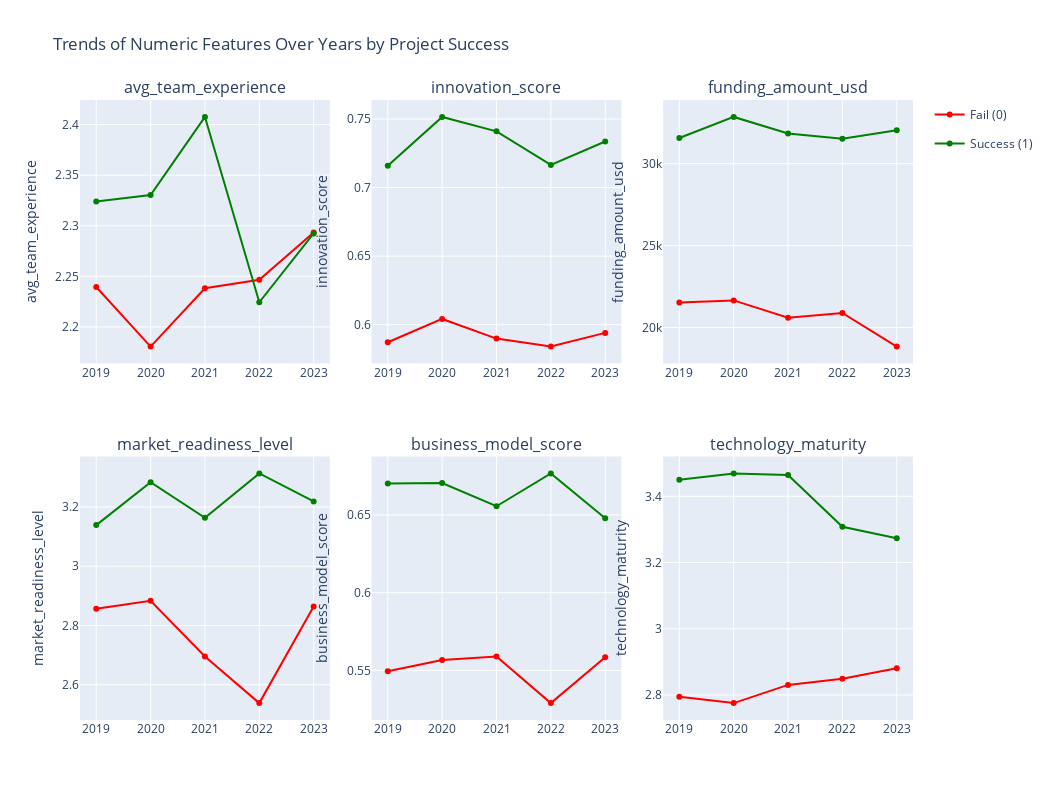

The notebook cell saved with this chart:
### Code cell
numeric_vars = [ 'avg_team_experience', 'innovation_score', 'funding_amount_usd',
                 'market_readiness_level','business_model_score','technology_maturity' ]

cols_per_row = 3
rows = (len(numeric_vars) + cols_per_row - 1) // cols_per_row  # Calculate rows

fig = make_subplots(
    rows=rows, cols=cols_per_row,
    subplot_titles=numeric_vars,
    horizontal_spacing=0.05, vertical_spacing=0.15
)

status_properties = {
    0: {'name': 'Fail (0)', 'color': 'red'}, 
    1: {'name': 'Success (1)', 'color': 'green'}  
}


for i, col in enumerate(numeric_vars):
    avg_df = df.groupby(['year', 'success_label'], as_index=False)[col].mean()

    row = (i // cols_per_row) + 1  
    col_pos = (i % cols_per_row) + 1

    for success_label, properties in status_properties.items():
        show_legend = (i == 0 and success_label == 0) or (i == 0 and success_label == 1)
        
        fig.add_trace(
            go.Scatter(
                x=avg_df[avg_df['success_label'] == success_label]['year'],
                y=avg_df[avg_df['success_label'] == success_label][col],
                mode='lines+markers',
                name=properties['name'],
                line=dict(color=properties['color']),
                legendgroup=properties['name'],  
                showlegend=show_legend  
            ),
            row=row, col=col_pos
        )

    fig.update_yaxes(title_text=col, row=row, col=col_pos)

fig.update_layout(
    height=400 * rows, 
    width=350 * cols_per_row, 
    title_text='Trends of Numeric Features Over Years by Project Success',
    showlegend=True,  
)

fig.show()

### Figure 1 — Plotly figure (JSON) as saved in the notebook; plotly's stock layout.template omitted (floating-point values rounded to 4 significant figures)
{"data": [{"legendgroup": "Fail (0)", "line": {"color": "red"}, "mode": "lines+markers", "name": "Fail (0)", "showlegend": true, "type": "scatter", "x": [2019, 2020, 2021, 2022, 2023], "xaxis": "x", "y": [2.239, 2.181, 2.238, 2.247, 2.293], "yaxis": "y"}, {"legendgroup": "Success (1)", "line": {"color": "green"}, "mode": "lines+markers", "name": "Success (1)", "showlegend": true, "type": "scatter", "x": [2019, 2020, 2021, 2022, 2023], "xaxis": "x", "y": [2.324, 2.33, 2.408, 2.224, 2.292], "yaxis": "y"}, {"legendgroup": "Fail (0)", "line": {"color": "red"}, "mode": "lines+markers", "name": "Fail (0)", "showlegend": false, "type": "scatter", "x": [2019, 2020, 2021, 2022, 2023], "xaxis": "x2", "y": [0.5871, 0.6042, 0.5898, 0.584, 0.594], "yaxis": "y2"}, {"legendgroup": "Success (1)", "line": {"color": "green"}, "mode": "lines+markers", "name": "Success (1)", "showlegend": false, "type": "scatter", "x": [2019, 2020, 2021, 2022, 2023], "xaxis": "x2", "y": [0.7159, 0.7515, 0.741, 0.7165, 0.7336], "yaxis": "y2"}, {"legendgroup": "Fail (0)", "line": {"color": "red"}, "mode": "lines+markers", "name": "Fail (0)", "showlegend": false, "type": "scatter", "x": [2019, 2020, 2021, 2022, 2023], "xaxis": "x3", "y": [21530.0, 21650.0, 20600.0, 20890.0, 18840.0], "yaxis": "y3"}, {"legendgroup": "Success (1)", "line": {"color": "green"}, "mode": "lines+markers", "name": "Success (1)", "showlegend": false, "type": "scatter", "x": [2019, 2020, 2021, 2022, 2023], "xaxis": "x3", "y": [31560.0, 32850.0, 31840.0, 31520.0, 32030.0], "yaxis": "y3"}, {"legendgroup": "Fail (0)", "line": {"color": "red"}, "mode": "lines+markers", "name": "Fail (0)", "showlegend": false, "type": "scatter", "x": [2019, 2020, 2021, 2022, 2023], "xaxis": "x4", "y": [2.857, 2.883, 2.695, 2.538, 2.864], "yaxis": "y4"}, {"legendgroup": "Success (1)", "line": {"color": "green"}, "mode": "lines+markers", "name": "Success (1)", "showlegend": false, "type": "scatter", "x": [2019, 2020, 2021, 2022, 2023], "xaxis": "x4", "y": [3.139, 3.284, 3.163, 3.314, 3.219], "yaxis": "y4"}, {"legendgroup": "Fail (0)", "line": {"color": "red"}, "mode": "lines+markers", "name": "Fail (0)", "showlegend": false, "type": "scatter", "x": [2019, 2020, 2021, 2022, 2023], "xaxis": "x5", "y": [0.5495, 0.5568, 0.5589, 0.529, 0.5585], "yaxis": "y5"}, {"legendgroup": "Success (1)", "line": {"color": "green"}, "mode": "lines+markers", "name": "Success (1)", "showlegend": false, "type": "scatter", "x": [2019, 2020, 2021, 2022, 2023], "xaxis": "x5", "y": [0.6702, 0.6705, 0.6556, 0.6766, 0.6479], "yaxis": "y5"}, {"legendgroup": "Fail (0)", "line": {"color": "red"}, "mode": "lines+markers", "name": "Fail (0)", "showlegend": false, "type": "scatter", "x": [2019, 2020, 2021, 2022, 2023], "xaxis": "x6", "y": [2.795, 2.776, 2.831, 2.849, 2.881], "yaxis": "y6"}, {"legendgroup": "Success (1)", "line": {"color": "green"}, "mode": "lines+markers", "name": "Success (1)", "showlegend": false, "type": "scatter", "x": [2019, 2020, 2021, 2022, 2023], "xaxis": "x6", "y": [3.45, 3.469, 3.464, 3.308, 3.274], "yaxis": "y6"}], "layout": {"annotations": [{"font": {"size": 16}, "showarrow": false, "text": "avg_team_experience", "x": 0.15, "xanchor": "center", "xref": "paper", "y": 1, "yanchor": "bottom", "yref": "paper"}, {"font": {"size": 16}, "showarrow": false, "text": "innovation_score", "x": 0.5, "xanchor": "center", "xref": "paper", "y": 1, "yanchor": "bottom", "yref": "paper"}, {"font": {"size": 16}, "showarrow": false, "text": "funding_amount_usd", "x": 0.85, "xanchor": "center", "xref": "paper", "y": 1, "yanchor": "bottom", "yref": "paper"}, {"font": {"size": 16}, "showarrow": false, "text": "market_readiness_level", "x": 0.15, "xanchor": "center", "xref": "paper", "y": 0.425, "yanchor": "bottom", "yref": "paper"}, {"font": {"size": 16}, "showarrow": false, "text": "business_model_score", "x": 0.5, "xanchor": "center", "xref": "paper", "y": 0.425, "yanchor": "bottom", "yref": "paper"}, {"font": {"size": 16}, "showarrow": false, "text": "technology_maturity", "x": 0.85, "xanchor": "center", "xref": "paper", "y": 0.425, "yanchor": "bottom", "yref": "paper"}], "height": 800, "showlegend": true, "title": {"text": "Trends of Numeric Features Over Years by Project Success"}, "width": 1050, "xaxis": {"anchor": "y", "domain": [0, 0.3]}, "xaxis2": {"anchor": "y2", "domain": [0.35, 0.65]}, "xaxis3": {"anchor": "y3", "domain": [0.7, 1]}, "xaxis4": {"anchor": "y4", "domain": [0, 0.3]}, "xaxis5": {"anchor": "y5", "domain": [0.35, 0.65]}, "xaxis6": {"anchor": "y6", "domain": [0.7, 1]}, "yaxis": {"anchor": "x", "domain": [0.575, 1], "title": {"text": "avg_team_experience"}}, "yaxis2": {"anchor": "x2", "domain": [0.575, 1], "title": {"text": "innovation_score"}}, "yaxis3": {"anchor": "x3", "domain": [0.575, 1], "title": {"text": "funding_amount_usd"}}, "yaxis4": {"anchor": "x4", "domain": [0, 0.425], "title": {"text": "market_readiness_level"}}, "yaxis5": {"anchor": "x5", "domain": [0, 0.425], "title": {"text": "business_model_score"}}, "yaxis6": {"anchor": "x6", "domain": [0, 0.425], "title": {"text": "technology_maturity"}}}}
